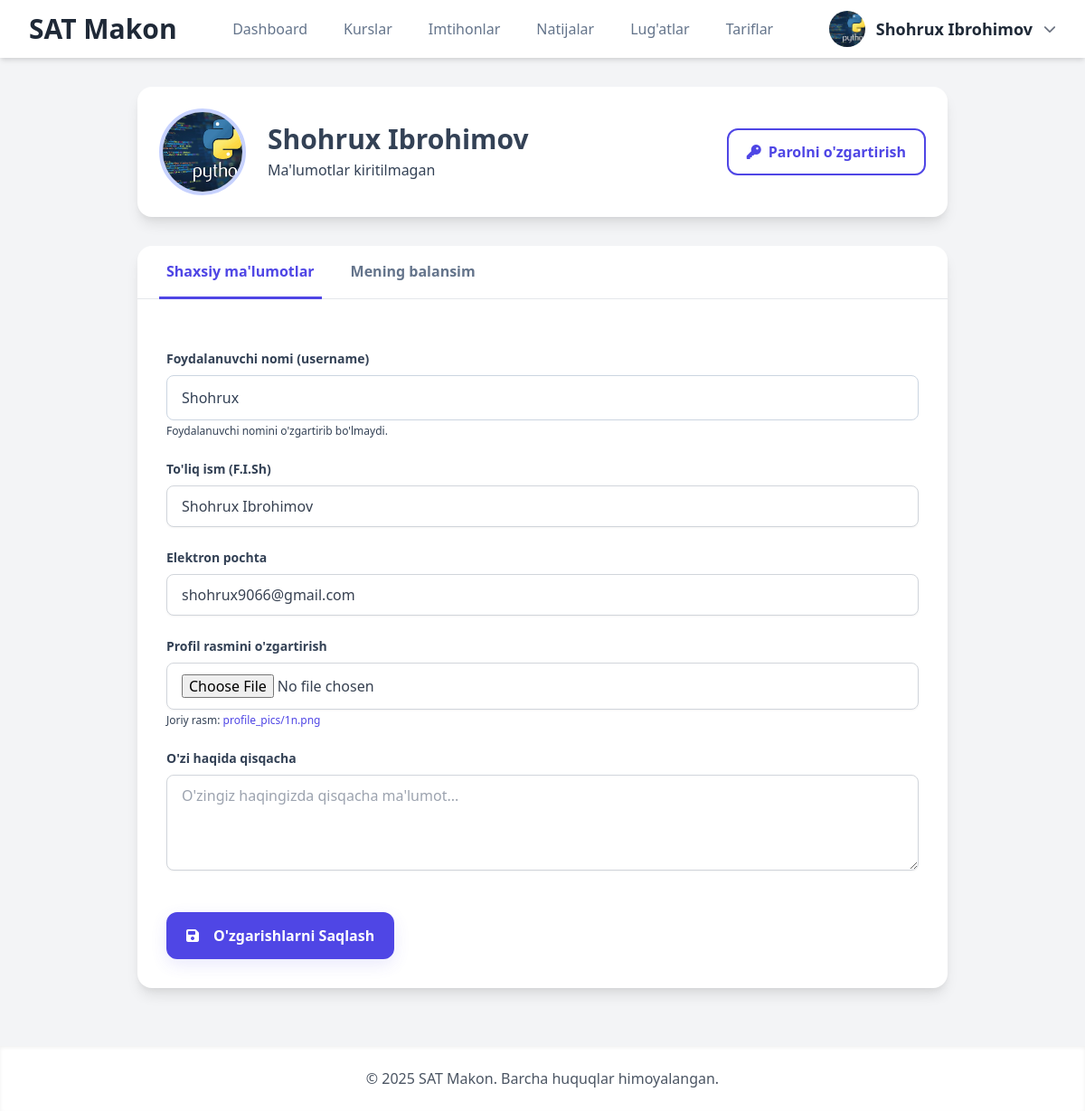
/edu-pro/profile/ (signed in), run on the app's committed database.
### Mock/models.py (models this page shows, shortened)
class CustomUser(AbstractUser):
    first_name = None
    last_name = None
    full_name = models.CharField(max_length=255, verbose_name="To'liq ism (F.I.Sh)")
    email = models.EmailField(unique=True, verbose_name="Elektron pochta")
    phone_number = models.CharField(max_length=20, unique=True, null=True, blank=True, verbose_name="Telefon raqami")
    center = models.ForeignKey(
        Center,
        on_delete=models.SET_NULL,
        null=True,
        blank=True,
        related_name='members',
        verbose_name="O'quv Markazi"
    )
    ROLE_CHOICES = [
        ('student', "O'quvchi"),
        ('teacher', "O'qituvchi"),
        ('center_admin', "Markaz Admini"),
        ('admin', "Platforma Super Admini"),
    ]
    role = models.CharField(max_length=20, choices=ROLE_CHOICES, default='student', verbose_name="Foydalanuvchi roli")
    profile_picture = models.ImageField(upload_to='profile_pics/', null=True, blank=True, verbose_name="Profil rasmi")
    bio = models.TextField(max_length=500, blank=True, verbose_name="O'zi haqida")
    ability = models.FloatField(default=0.0, verbose_name="Foydalanuvchi qobiliyati (Rasch)")
    teacher = models.ForeignKey(
        'self',
        on_delete=models.SET_NULL,
        null=True,
        blank=True,
        limit_choices_to=models.Q(role='teacher') | models.Q(role='center_admin'),
        related_name='students',
        verbose_name="Biriktirilgan Ustoz/Admin"
    )
    is_approved = models.BooleanField(default=True, verbose_name="Tasdiqlangan")
    is_banned = models.BooleanField(default=False, verbose_name="Bloklangan")
    USERNAME_FIELD = 'username'
    REQUIRED_FIELDS = ['email', 'full_name']
    def get_full_name(self):
        return self.full_name.strip()
    class Meta:
        verbose_name = "Foydalanuvchi"
        verbose_name_plural = "Foydalanuvchilar"

### Mock/views.py (the view)
# urls.py: path('<slug:slug>/profile/', views.profile_view, name='profile'),
@login_required(login_url='login')
def profile_view(request, slug): # <-- SLUG argumenti qo'shildi!
    center = get_object_or_404(Center, slug=slug)
    if request.user.center is None or request.user.center != center:
        messages.error(request, "Bu markaz profiliga kirish huquqingiz yo‘q.")
        if request.user.center:
            return redirect('dashboard', slug=request.user.center.slug)
        else:
             return redirect('index') # Yoki umumiy/markazsiz sahifaga
    if request.method == 'POST':
        form = ProfileUpdateForm(request.POST, request.FILES, instance=request.user)
        if form.is_valid():
            form.save()
            messages.success(request, "Profilingiz muvaffaqiyatli yangilandi.")
            return redirect('profile', slug=center.slug)
        else:
            messages.error(request, "Ma'lumotlarni saqlashda xatolik yuz berdi. Iltimos, formalarni to'g'ri to'ldiring.")
    else:
        form = ProfileUpdateForm(instance=request.user)
    subscription = getattr(request.user, 'subscription', None)
    user_balance = getattr(request.user, 'balance', None)
    context = {
        'form': form,
        'subscription': subscription,
        'user_balance': user_balance,
        'center': center, # Kontekstga center'ni qo'shishni unutmang
    }
    return render(request, 'student/profile.html', context)

### Mock/forms.py (shortened to what this page needs)
class ProfileUpdateForm(forms.ModelForm):
    def __init__(self, *args, **kwargs):
        super(ProfileUpdateForm, self).__init__(*args, **kwargs)
        self.fields['email'].required = True
    class Meta:
        model = CustomUser
        fields = ['full_name', 'email', 'bio', 'profile_picture']
        labels = {
            'full_name': "To'liq ism (F.I.Sh)",
            'email': "Elektron pochta",
            'bio': "O'zi haqida qisqacha",
            'profile_picture': "Profil rasmini o'zgartirish",
        }
        widgets = {
            'full_name': forms.TextInput(attrs={'class': form_control_class, 'placeholder': 'Ism va familiyangiz'}),
            'email': forms.EmailInput(attrs={'class': form_control_class, 'placeholder': 'Email manzilingiz'}),
            'bio': forms.Textarea(attrs={'class': form_control_class, 'rows': 4, 'placeholder': 'O\'zingiz haqingizda qisqacha ma\'lumot...'}),
            'profile_picture': forms.FileInput(attrs={'class': form_control_class}),
        }

### Mock/context_processors.py (called while the page is built)
def global_context(request):
    default_name = "SAT Makon"
    context = {
        'CENTER_NAME': default_name,
        'center': None,
        'CENTER_SLUG': None,
    }
    if request.user.is_authenticated:
        user = request.user
        if hasattr(user, 'center') and user.center:
            current_center = user.center
            context['center'] = current_center
            context['CENTER_SLUG'] = current_center.slug
            context['CENTER_NAME'] = current_center.name
        if user.is_superuser:
            context['CENTER_NAME'] = default_name
            context['center'] = None
            context['CENTER_SLUG'] = None
    return context

### Mock/templates/student/profile.html (shortened to what this page needs)
{% extends 'base.html' %}
{% load static %}
{% block content %}
<div class="bg-slate-50 min-h-screen">
<div class="container mx-auto px-4 4 md:py-4">
    <div class="max-w-4xl mx-auto">
        <div class="bg-white p-6 rounded-2xl shadow-lg mb-8 flex flex-col sm:flex-row items-center gap-6">
            {% if user.profile_picture %}
                <img src="{{ user.profile_picture.url }}" alt="Profil rasmi" class="w-24 h-24 rounded-full object-cover border-4 border-indigo-200">
            {% else %}
                <div class="w-24 h-24 rounded-full bg-slate-200 flex items-center justify-center text-slate-500 text-5xl border-4 border-slate-300 flex-shrink-0">
                    <i class="fas fa-user"></i>
                </div>
            {% endif %}
            <div class="text-center sm:text-left">
                <h1 class="text-3xl font-extrabold text-slate-800">{{ user.get_full_name|default:user.username }}</h1>
                <p class="text-slate-500 mt-1">{{ user.bio|default:"Ma'lumotlar kiritilmagan"|truncatechars:80 }}</p>
            </div>
            <div class="sm:ml-auto flex gap-3 mt-4 sm:mt-0">
                <a href="{% url 'change_password' %}" class="btn btn-outline">
                    <i class="fas fa-key"></i> Parolni o'zgartirish
                </a>
            </div>
        </div>
        <div class="bg-white rounded-2xl shadow-lg">
            <div class="border-b border-slate-200">
                <nav class="-mb-px flex gap-6 px-6" id="profile-tabs">
                    <button data-tab="personal-info" class="tab-btn active">Shaxsiy ma'lumotlar</button>
                    <button data-tab="balance" class="tab-btn">Mening balansim</button>
                </nav>
            </div>
            <div class="p-6 md:p-8">
                <div id="personal-info-content" class="tab-content">
                    <form action="{% url 'profile' center.slug %}" method="POST" enctype="multipart/form-data" class="space-y-6">
                        <div>
                            <label class="block text-sm font-semibold text-slate-700 mb-2">Foydalanuvchi nomi (username)</label>
                            <input type="text" value="{{ user.username }}" class="form-field bg-slate-100 cursor-not-allowed" disabled>
                            <p class="text-xs text-slate-500 mt-1">Foydalanuvchi nomini o'zgartirib bo'lmaydi.</p>
                        </div>
                        <div>
                            <label for="{{ form.full_name.id_for_label }}" class="block text-sm font-semibold text-slate-700 mb-2">{{ form.full_name.label }}</label>
                            {{ form.full_name }}
                        </div>
                        <div>
                            <label for="{{ form.email.id_for_label }}" class="block text-sm font-semibold text-slate-700 mb-2">{{ form.email.label }}</label>
                            {{ form.email }}
                        </div>
                        <div>
                            <label for="{{ form.profile_picture.id_for_label }}" class="block text-sm font-semibold text-slate-700 mb-2">{{ form.profile_picture.label }}</label>
                            {{ form.profile_picture }}
                            {% if user.profile_picture %}
                                <p class="text-xs text-slate-500 mt-1">Joriy rasm: <a href="{{ user.profile_picture.url }}" target="_blank" class="text-indigo-600">{{ user.profile_picture.name|truncatechars:20 }}</a></p>
                            {% endif %}
                        </div>
                        <div>
                            <label for="{{ form.bio.id_for_label }}" class="block text-sm font-semibold text-slate-700 mb-2">{{ form.bio.label }}</label>
                            {{ form.bio }}
                        </div>
                        <div class="pt-4">
                            <button type="submit" class="btn btn-primary">
                                <i class="fas fa-save mr-2"></i> O'zgarishlarni Saqlash
                            </button>
                        </div>
                    </form>
                </div>
            </div>
        </div>
    </div>
</div>
</div>
{% endblock %}

### Mock/templates/header.html (shortened to what this page needs)
{% load static i18n %}
<header class="bg-white shadow-md sticky top-0 z-50">
    <div class="container max-w-7xl mx-auto px-4 sm:px-6 lg:px-8">
        <div class="flex items-center justify-between h-16">
            <div class="flex-shrink-0">
                <a href="{% url 'index' %}" class="text-3xl font-bold text-gray-800">{{ CENTER_NAME }}</a>
            </div>
            <nav class="hidden md:flex md:items-center md:space-x-2 lg:space-x-4">
                {% if user.is_authenticated and user.role == 'student' %}
                <a href="{% url 'dashboard' slug=request.user.center.slug %}" class="nav-link {% if request.resolver_match.url_name == 'dashboard' %}active{% endif %}">Dashboard</a>
                <a href="{% url 'all_courses' center.slug %}" class="nav-link ">Kurslar</a>
                <a href="{% url 'all_exams' center.slug %}" class="nav-link {% if request.resolver_match.url_name == 'all_exams' %}active{% endif %}">Imtihonlar</a>
                <a href="{% url 'completed_exams' center.slug %}" class="nav-link {% if request.resolver_match.url_name == 'completed_exams' %}active{% endif %}">Natijalar</a>
                <a href="{% url 'my_flashcards' center.slug %}" class="nav-link {% if request.resolver_match.url_name == 'my_flashcards' %}active{% endif %}">Lug'atlar</a>
                <a href="{% url 'price' center.slug %}" class="nav-link {% if request.resolver_match.url_name == 'price' %}active{% endif %}">Tariflar</a>
                {% elif user.is_authenticated and user.role == 'admin' %}
                <a href="{% url 'center_list' %}" class="nav-link {% if request.resolver_match.url_name == 'center_list' %}active{% endif %}">O'quv markazlar</a>
                {% endif %}
            </nav>
            <div class="flex items-center space-x-4">
                {% if user.is_authenticated %}
                <div class="hidden md:block relative">
                    <button id="dropdownButton" class="flex items-center space-x-3 focus:outline-none">
                        {% if user.profile_picture %}
                            <img class="h-10 w-10 rounded-full object-cover" src="{{ user.profile_picture.url }}" alt="Profil rasmi">
                        {% else %}
                            <span class="h-10 w-10 rounded-full bg-blue-500 flex items-center justify-center text-white font-bold text-lg">
                                {{ user.username|first|upper }}
                            </span>
                        {% endif %}
                        <span class="font-semibold text-lg text-gray-800">{{ user.get_full_name|default:user.username }}</span>
                        <i class="fas fa-chevron-down text-gray-500 text-sm"></i>
                    </button>
                </div>
                {% else %}
                <div class="hidden md:block">
                       <a href="{% url 'login' %}" class="nav-link"><i class="fa-brands fa-telegram mr-1"></i> Kirish</a>
                </div>
                {% endif %}
            </div>
        </div>
    </div>
</header>

### Mock/static/css/custom.css (style rules this page uses)
:root { --primary-color: #4f46e5; --secondary-color: #0ea5e9; --success-color: #10b981; --danger-color: #ef4444; --slate-text: #334155; --slate-light: #64748b; --slate-bg: #f8fafc; --card-bg: #ffffff; --card-border: #eef2ff; --card-shadow: 0 4px 6px -1px rgb(0 0 0 / 0.05), 0 2px 4px -2px rgb(0 0 0 / 0.06); --card-shadow-hover: 0 10px 15px -3px rgb(0 0 0 / 0.07), 0 4px 6px -2px rgb(0 0 0 / 0.05); }
body { background-color: var(--slate-bg); color: var(--slate-text); font-family: 'Inter', sans-serif; -webkit-font-smoothing: antialiased; -moz-osx-font-smoothing: grayscale; }
.btn { font-weight: 600; padding: 0.75rem 1.25rem; border-radius: 0.75rem; transition: all 0.2s ease-in-out; text-align: center; display: inline-flex; align-items: center; justify-content: center; gap: 0.5rem; cursor: pointer; border: 2px solid transparent; white-space: nowrap; text-decoration: none; }
.btn-primary, a.btn-primary { background-color: var(--primary-color); border-color: var(--primary-color); color: white; box-shadow: 0 6px 18px rgba(79, 70, 229, 0.12); }
.btn-outline { background-color: var(--card-bg); border-color: var(--primary-color); color: var(--primary-color); box-shadow: none; }
.nav-link, .mobile-nav-link { display: block; padding: 0.5rem 0.75rem; border-radius: 0.5rem; font-weight: 500; color: var(--slate-light); transition: all 0.2s ease; text-decoration: none; white-space: nowrap; }

### Mock/templates/student/profile.html (style rules this page uses)
.form-field { display: block; width: 100%; padding: 0.75rem 1rem; font-size: 1rem; color: #334155; background-color: #ffffff; border: 1px solid #cbd5e1; border-radius: 0.5rem; transition: all 0.2s ease-in-out; }
.tab-btn { padding: 1rem 0.5rem; font-weight: 600; color: var(--slate-light); border-bottom: 3px solid transparent; transition: all 0.2s ease-in-out; }
.tab-btn.active { color: var(--primary-color); border-bottom-color: var(--primary-color); }

### data on the page
CustomUser: profile_picture (picture), get_full_name "Shohrux Ibrohimov", bio "Ma'lumotlar kiritilmagan", username "Shohrux", full_name "Shohrux Ibrohimov", email "shohrux9066@gmail.com", profile_picture.name "profile_pics/1n.png"

### other printed values
{{ CENTER_NAME }} "SAT Makon"
